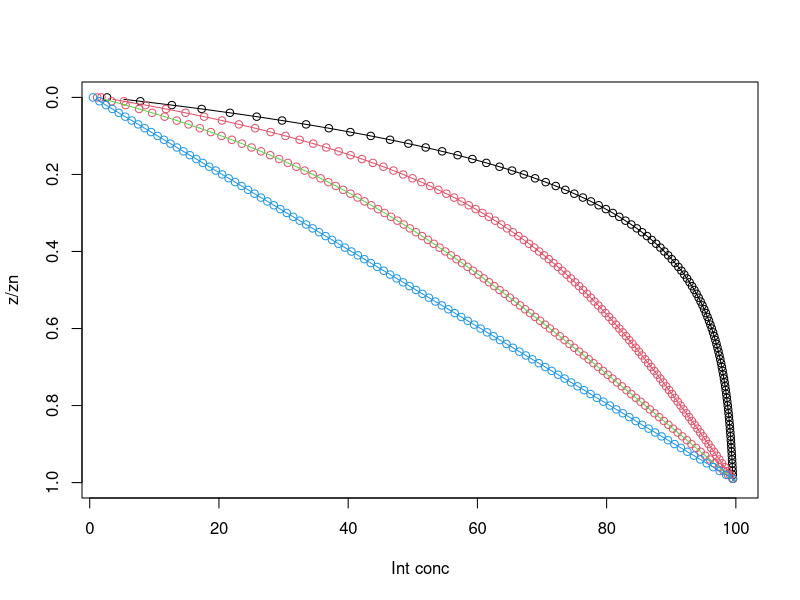
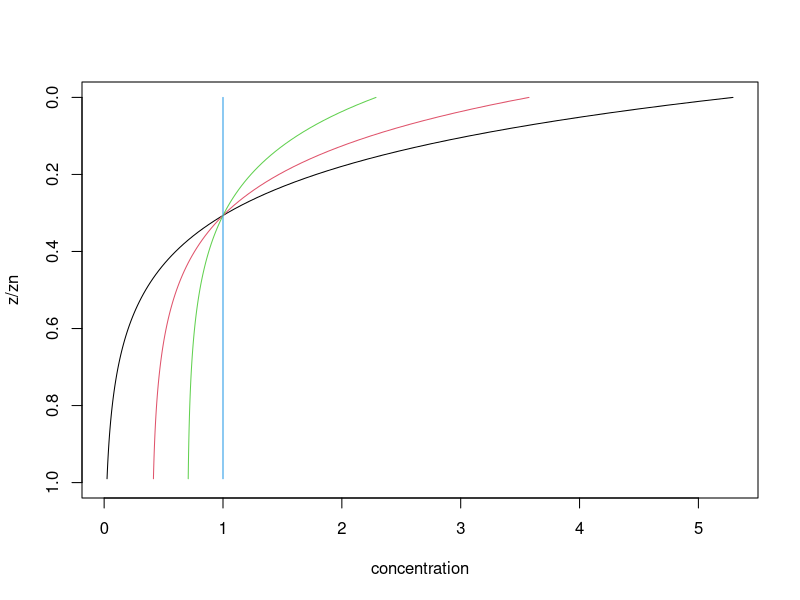
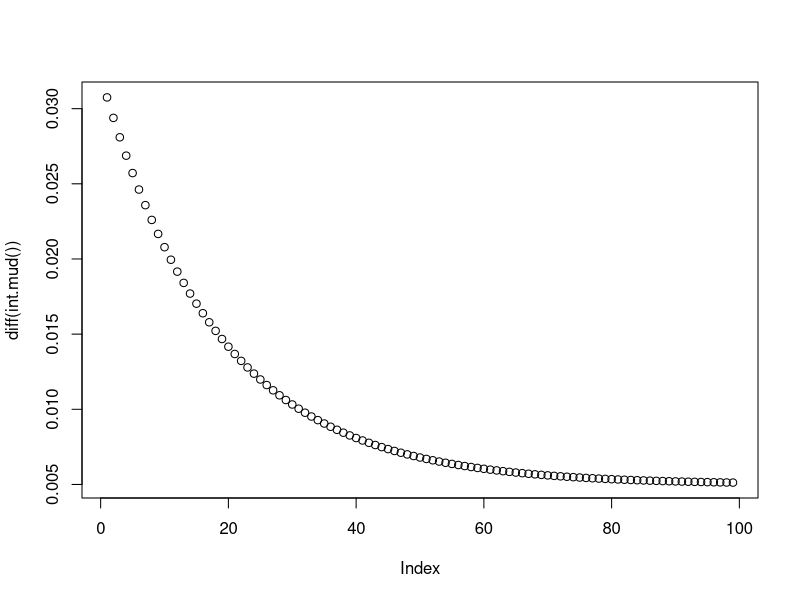
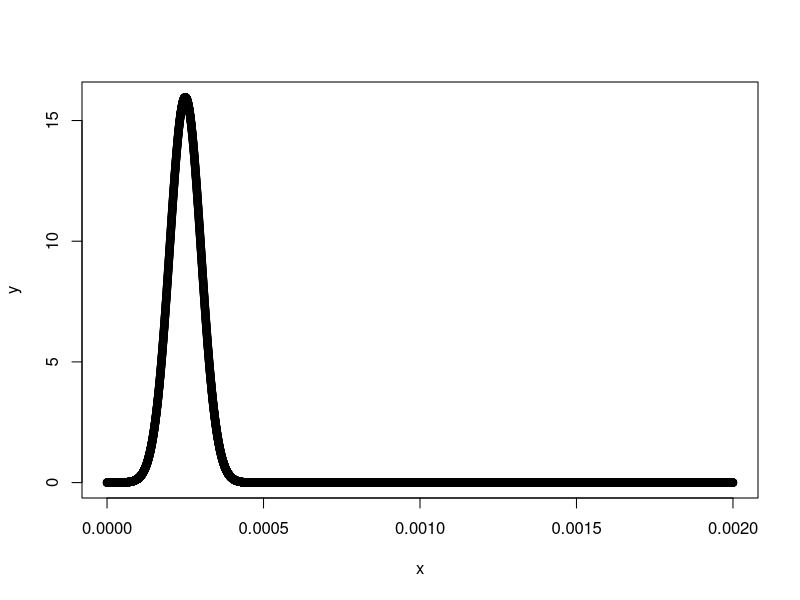

These figures' R source, in order:
## ---- chunk 1
knitr::opts_chunk$set(echo = TRUE)
## ---- chunk 2
int.mud <- function(Chl  = 1,    # Integrated Chl concentration in layer 0-zn
                     zn   = 0.002,
                     pMud = 0.5){
  

  z     <- seq(0.5*zn/100, zn, by = zn/100)

  # integrated fraction
  Chl*(z/zn + pMud*(1-z/zn-exp(-2*exp(1)*z/zn)))
}
## ---- chunk 3
pChl.mud <- function(Chl  = 1,    # Mean Chl concentration in layer 0-zn
                     zn   = 0.002,
                     pMud = 0.5){
  

  z     <- seq(0.5*zn/100, zn, by = zn/100)

  # Chl when 0 and 1 mudfraction
  Chl_0 <- Chl
  Chl_1 <- Chl*(2*exp(1)*exp(-2*exp(1)*z/zn)* (z < zn))
  Chlz  <- (1-pMud)*Chl_0 + pMud*Chl_1
  Chlz
}
## ---- chunk 4
x <- (0:99)/100
x.cum <-(0.5:99.5)/100
plot(int.mud(pMud=1)*100, x,ylab= "z/zn", xlab="Int conc", ylim=c(1,0))
lines(cumsum(pChl.mud(pMud=1)), x.cum)

points(int.mud(pMud=0.6)*100, x,col=2)
lines(cumsum(pChl.mud(pMud=0.6)), x.cum,col=2)

points(int.mud(pMud=0.3)*100, x,col = 2)
lines(cumsum(pChl.mud(pMud=0.3)),x.cum, col=3)

points(int.mud(pMud=0)*100, x,col=4)
lines(cumsum(pChl.mud(pMud=0)),x.cum, col=4)

## ---- chunk 5
x <- (0:99)/100
plot(pChl.mud(pMud=1), x, ylab= "z/zn", 
     xlab="concentration", ylim=c(1,0), type="l")

lines(pChl.mud(pMud=0.6), x, col=2)

lines(pChl.mud(pMud=0.3), x, col=3)

lines(pChl.mud(pMud=0), x, col=4)

## ---- chunk 6
plot(diff(int.mud()))
lines(pChl.mud())
## ---- chunk 7
xm  <- 0.002
xn  <- 0.00025  # depth of the peak
xst <- 0.00005
x   <- seq(0, xm, len=10000)
y   <- dnorm(x, mean = xn, sd=xst) #- dnorm(0, mean = xn, sd=xst)
y   <- y/(pnorm(xm, mean = xn, sd=xst) - pnorm(0, mean = xn, sd=xst)) * xm
plot(x, y)
mean(y)
